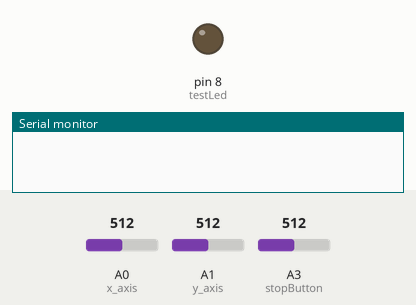
Bench run of a sketch on a simulated Arduino Uno, built with avr-gcc and run on an emulated ATmega328P. Shown: output pins drawn as LEDs (lit = HIGH), the last lines printed to the serial monitor. The inputs (shaded band) are chosen by the test bench; at power-on: A0 (x_axis) = 512, A1 (y_axis) = 512, A3 (stopButton) = 512. No radio packets arrive unless stated.

Above: at 1.2 s.
1.3 s: A0 (x_axis) set to 489
At 2.2 s:
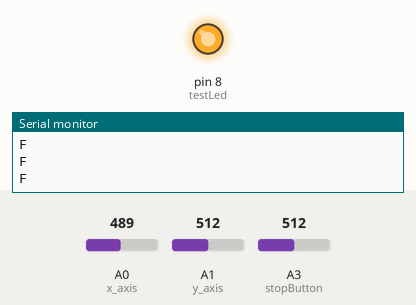
2.8 s: A1 (y_axis) set to 492
4.5 s: A3 (stopButton) set to 0
Timing chart, 0 to 7.5 s (numbered marks = the images above; inputs shaded):
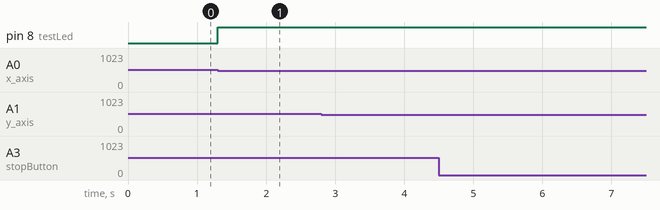

The sketch:

Robot_TX_code.ino
```cpp
/*In using the virtual wire library for the RF transmitter and reader module, it is important to
 * know that digital Pin 10, 11 and 12 are dedicated as press to talk pin, receiver pin and
 * transmitter pin respectively, However they can be set in the library source file VirtualWire.cpp
 * alternatively the transmitter and receiver pins can be set using the commands; vw_set_rx_pin()
 * and vw_set_tx_pin(). In the case of this sketch, I have set it at pin 13. That's my choice. The
 * compiler assumes the default value if not explicitly defined in the sketch.
 */
#include <VirtualWire.h>
#define tx_out_pin 3
#define x_axis A0    /* Select the input pin for the joystick's X-Axis */
#define y_axis A1    /* Select the input pin for the joystick's Y-Axis */
#define testLed 8
#define stopButton A3      /* Select the input pin for the joystick's push button */
char *sendByte;
int valx,valy,_stop;

/* Initialise serial and DIO */
void setup()
{

  /* Setup the serial port for displaying the status of the sensor */
  Serial.begin(9600);
  //set transmitting data pin
  vw_setup(2000);
  vw_set_tx_pin(tx_out_pin);

  pinMode(stopButton, INPUT);
  pinMode(testLed, OUTPUT);
  digitalWrite(testLed, LOW);
}


/* Main program loop */
void loop()
{
 //Serial.println(analogRead(stopButton));
  digitalWrite(testLed, LOW);
  _stop = analogRead(stopButton);
  valy = analogRead(y_axis);
  valx = analogRead(x_axis);
  //MOVE MOTOR FORWARD
  if (valx < 500) {
    sendByte = "F";
    Serial.println(sendByte);
    vw_send((uint8_t *)sendByte, strlen(sendByte));
    digitalWrite(testLed, HIGH);
    vw_wait_tx();
    delay(10);

  }
  //MOVE MOTOR BACKWARDS
  if (valx > 600) {
    sendByte = "B";
    Serial.println(sendByte);
    vw_send((uint8_t *)sendByte, strlen(sendByte));
    digitalWrite(testLed, HIGH);
    vw_wait_tx();
    delay(10);
  }
  //TURN MOTOR LEFT
  if (valy > 600) {
    sendByte = "L";
    Serial.println(sendByte);
    vw_send((uint8_t *)sendByte, strlen(sendByte));
    digitalWrite(testLed, HIGH);
    vw_wait_tx();
    delay(10);
  }
  //TURN MOTOR RIGHT
  if (valy < 500) {
    sendByte = "R";
    Serial.println(sendByte);
    vw_send((uint8_t *)sendByte, strlen(sendByte));
    digitalWrite(testLed, HIGH);
    vw_wait_tx();
    delay(10);
  }

    //STOP MOTOR
    if (_stop < 1)
  {
    sendByte = "S";
    Serial.println(sendByte);
    vw_send((uint8_t *)sendByte, strlen(sendByte));
    digitalWrite(testLed,HIGH);
    vw_wait_tx();
    delay(10);
  }
}
```

Measured:
- the behaviour switches between 500 and 499 on A0 (x_axis) (found by bisection; images 0 and 1)
- after the input at 1.3 s, pin 8 (testLed): LOW → HIGH at once
